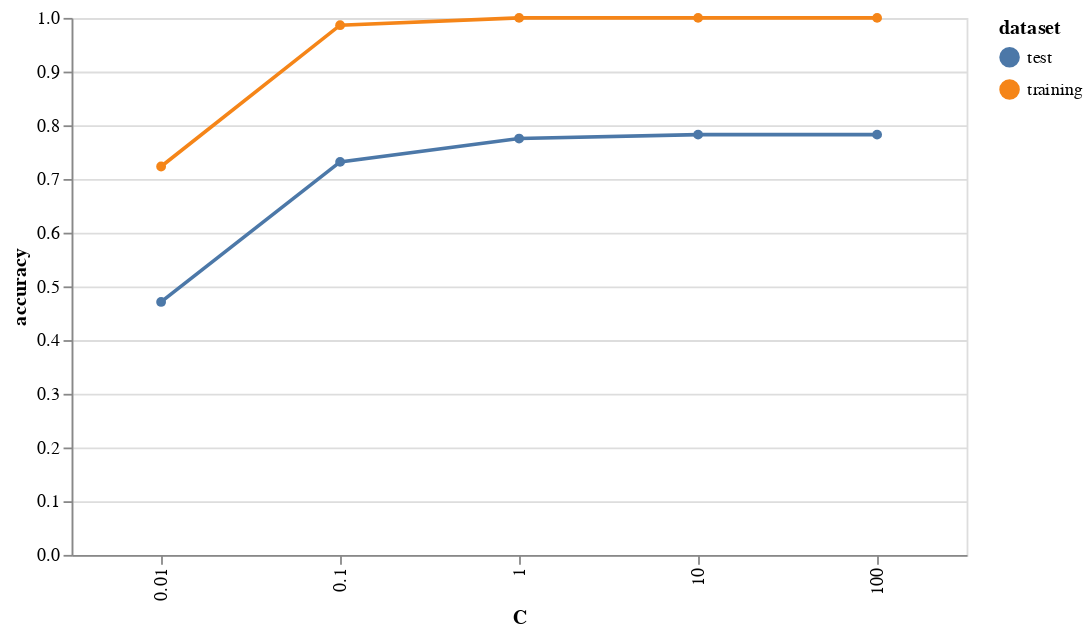

The notebook cell saved with this chart:
### Code cell
# Accuracy vs C value plot

data = pd.DataFrame(
    {'C': C,
     'training': training_accuracies,
     'test': test_accuracies 
    })
print(data)


alt.Chart(data).transform_fold(
    ['training', 'test'],
    as_=['dataset', 'accuracy']
).mark_line(point=True).encode(
    x='C:N',
    y='accuracy:Q',
    color='dataset:N'
).properties(width=500, height=300)

### Figure 1 — Vega-Lite specification as saved in the notebook (floating-point values rounded to 4 significant figures)
{"config": {"view": {"continuousWidth": 400, "continuousHeight": 300}}, "data": {"name": "data-ae4af7dfd232a2a7655e53526ba80cd2"}, "mark": {"type": "line", "point": true}, "encoding": {"color": {"type": "nominal", "field": "dataset"}, "x": {"type": "nominal", "field": "C"}, "y": {"type": "quantitative", "field": "accuracy"}}, "height": 300, "transform": [{"fold": ["training", "test"], "as": ["dataset", "accuracy"]}], "width": 500, "$schema": "https://vega.github.io/schema/vega-lite/v4.8.1.json", "datasets": {"data-ae4af7dfd232a2a7655e53526ba80cd2": [{"C": 100.0, "training": 1.0, "test": 0.7826}, {"C": 10.0, "training": 1.0, "test": 0.7826}, {"C": 1.0, "training": 1.0, "test": 0.7754}, {"C": 0.1, "training": 0.9865, "test": 0.7319}, {"C": 0.01, "training": 0.7232, "test": 0.471}]}}
